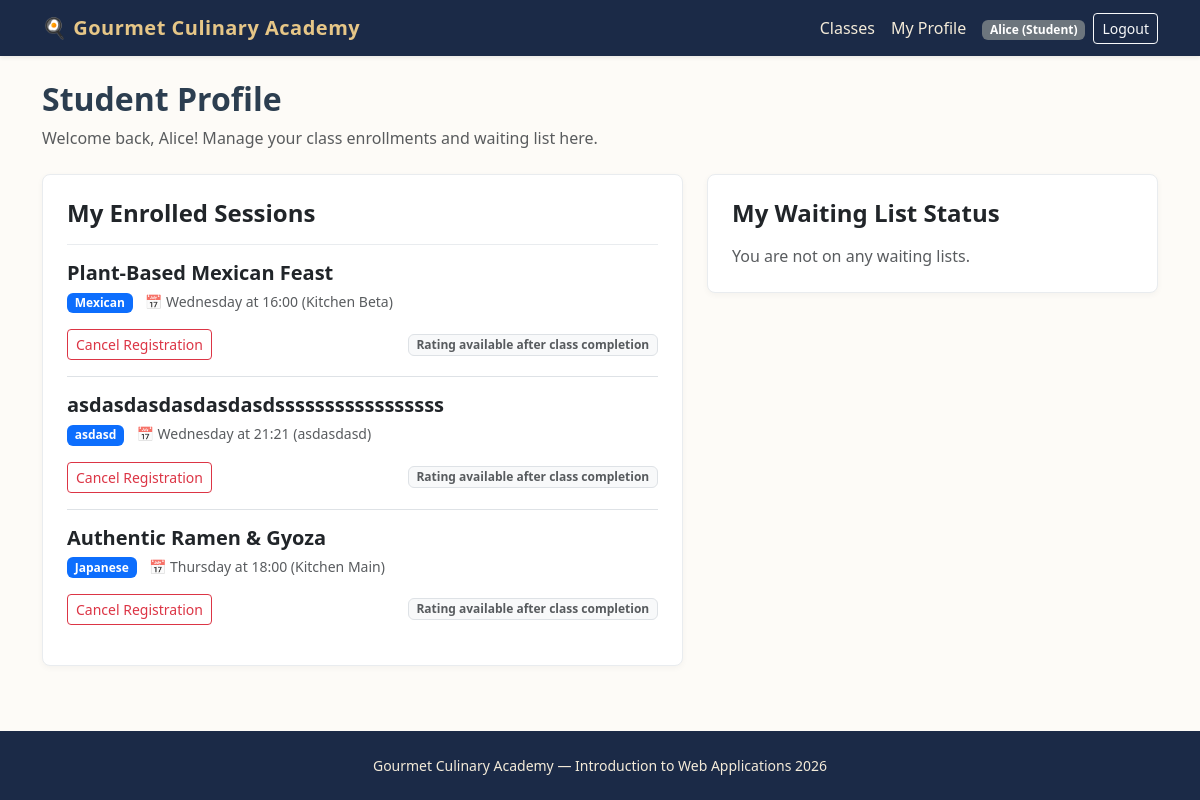
Page /student/profile (signed in) on the earlier database version.
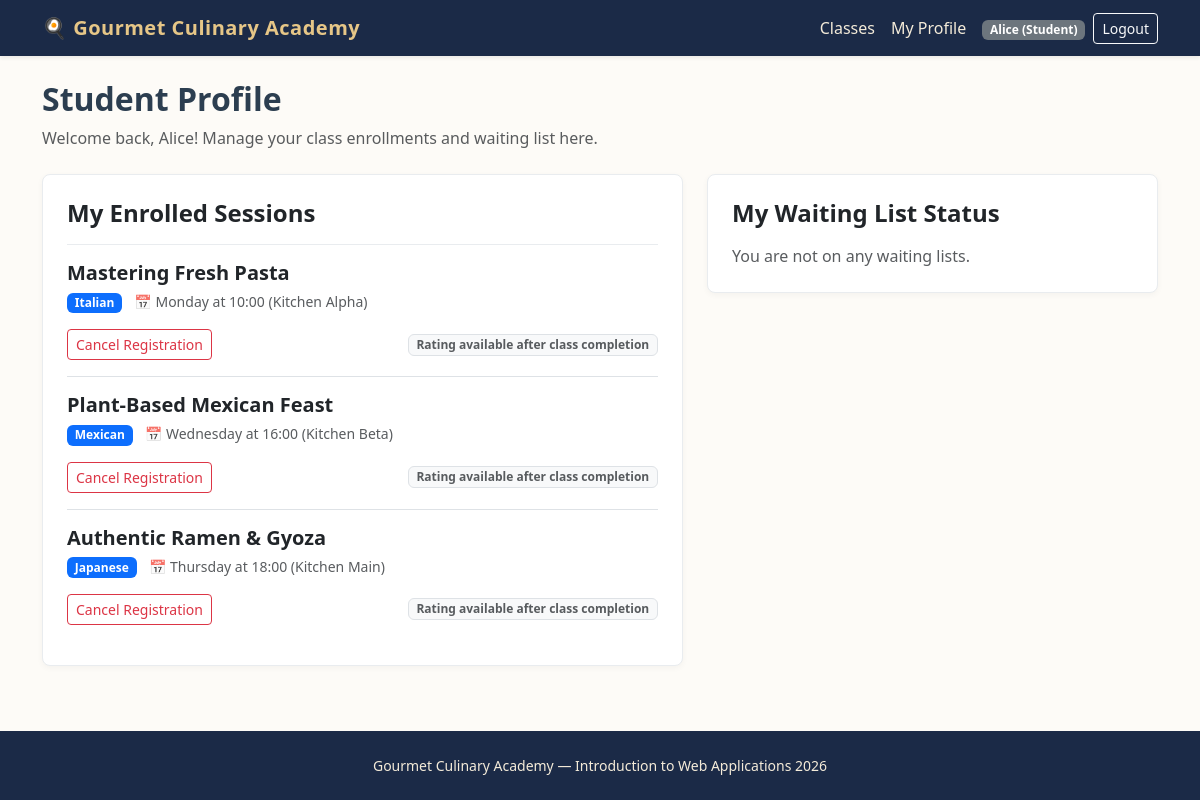
Same page on the later database version.
### tables this page shows
CREATE TABLE enrollments (
    id INTEGER PRIMARY KEY AUTOINCREMENT,
    student_id INTEGER NOT NULL,
    session_id INTEGER NOT NULL,
    FOREIGN KEY (student_id) REFERENCES users(id) ON DELETE CASCADE,
    FOREIGN KEY (session_id) REFERENCES class_sessions(id) ON DELETE CASCADE,
    UNIQUE(student_id, session_id)
);

CREATE TABLE cooking_classes (
    id INTEGER PRIMARY KEY AUTOINCREMENT,
    manager_id INTEGER NOT NULL,
    title TEXT NOT NULL UNIQUE,
    cuisine TEXT NOT NULL,
    difficulty TEXT NOT NULL CHECK(difficulty IN ('Beginner', 'Intermediate', 'Advanced')),
    duration INTEGER NOT NULL,
    dietary_category TEXT NOT NULL CHECK(dietary_category IN ('Standard', 'Vegetarian', 'Vegan', 'Gluten-free')),
    chef_name TEXT NOT NULL,
    ingredients TEXT NOT NULL, -- Virgülle ayrılmış en az 4 malzeme
    description TEXT NOT NULL,
    photo_1 TEXT NOT NULL,
    photo_2 TEXT NOT NULL,
    photo_3 TEXT NOT NULL,
    FOREIGN KEY (manager_id) REFERENCES users(id) ON DELETE CASCADE
);

CREATE TABLE class_sessions (
    id INTEGER PRIMARY KEY AUTOINCREMENT,
    class_id INTEGER NOT NULL,
    day_of_week TEXT NOT NULL CHECK(day_of_week IN ('Monday', 'Tuesday', 'Wednesday', 'Thursday', 'Friday', 'Saturday', 'Sunday')),
    start_time TEXT NOT NULL, -- HH:MM formatında
    kitchen_name TEXT NOT NULL,
    max_capacity INTEGER NOT NULL DEFAULT 10,
    FOREIGN KEY (class_id) REFERENCES cooking_classes(id) ON DELETE CASCADE
);

### routes/student_routes.py (the view)
@student_bp.route("/profile")
@login_required
def profile():
    raw_enrollments = get_student_enrollments(current_user.id)
    waiting_sessions = get_student_waiting_list(current_user.id)
    processed_enrollments = []
    for item in raw_enrollments:
        enroll_data = dict(item)
        day = enroll_data.get("day_of_week")
        time_str = enroll_data.get("start_time")
        enroll_data["is_past"] = is_session_past(day, time_str)
        enroll_data["can_cancel"] = can_cancel_enrollment(day, time_str)
        processed_enrollments.append(enroll_data)
    return render_template(
        "student/profile.html",
        enrollments=processed_enrollments,
        waiting_sessions=waiting_sessions,
    )

### app.py (called while the page is built)
@app.after_request
def add_header(response):
    response.headers["Cache-Control"] = (
        "no-store, no-cache, must-revalidate, post-check=0, pre-check=0, max-age=0"
    )
    response.headers["Pragma"] = "no-cache"
    response.headers["Expires"] = "-1"
    return response

@login_manager.user_loader
def load_user(user_id):
    row = get_user_by_id(user_id)
    if row:
        return User(
            user_id=row["id"],
            email=row["email"],
            first_name=row["first_name"],
            last_name=row["last_name"],
            role=row["role"]
        )
    return None

### dao/user_dao.py (called while the page is built)
def get_user_by_id(user_id):
    conn = get_db()
    cursor = conn.cursor()
    cursor.execute("SELECT * FROM users WHERE id = ?", (user_id,))
    user = cursor.fetchone()
    close_db(conn)
    return user

### database/database.py (called while the page is built)
def get_db():
    conn = sqlite3.connect(DATABASE, timeout=10.0)
    conn.row_factory = sqlite3.Row
    conn.execute("PRAGMA foreign_keys = ON")
    return conn

### routes/student_routes.py (called while the page is built)
@student_bp.before_request
@login_required
def check_student_role():
    if current_user.role != "Student":
        flash("Access denied. Student privileges required.", "danger")
        return redirect(url_for("home.index"))

### templates/student/profile.html (shortened to what the changed rows need)
{% extends "base.html" %}
{% block content %}
<header class="mb-4">
    <h1 class="h2 fw-bold">Student Profile</h1>
</header>
<div class="row g-4">
    <section class="col-lg-7">
        <div class="card card-culinary p-4 mb-4">
            <h2 class="h4 fw-bold mb-3">My Enrolled Sessions</h2>
            {% if enrollments %}
                <div class="list-group list-group-flush">
                    {% for e in enrollments %}
                        <div class="list-group-item bg-transparent px-0 py-3">
                            <div class="d-flex justify-content-between align-items-start mb-2">
                                <div>
                                    <h3 class="h5 fw-bold mb-1">{{ e.class_title }}</h3>
                                    <span class="badge bg-primary">{{ e.cuisine }}</span>
                                    <span class="text-muted small ms-2">📅 {{ e.day_of_week }} at {{ e.start_time }} ({{ e.kitchen_name }})</span>
                                </div>
                            </div>
                            <div class="d-flex justify-content-between align-items-center mt-3 flex-wrap gap-2">
                                <form method="post" action="{{ url_for('student.cancel', session_id=e.session_id) }}">
                                    <button type="submit" class="btn btn-sm btn-outline-danger" onclick="return confirm('Are you sure you want to cancel this enrollment?')">Cancel Registration</button>
                                </form>
                                {% if e.is_past %}
                                    <form method="post" action="{{ url_for('student.rate_session', session_id=e.session_id) }}" class="d-flex align-items-center gap-1">
                                        <select name="score" class="form-select form-select-sm" required>
                                            <option value="" disabled selected>Rate</option>
                                            <option value="5">5 ⭐⭐⭐⭐⭐</option>
                                            <option value="4">4 ⭐⭐⭐⭐</option>
                                            <option value="3">3 ⭐⭐⭐</option>
                                            <option value="2">2 ⭐⭐</option>
                                            <option value="1">1 ⭐</option>
                                        </select>
                                        <button type="submit" class="btn btn-sm btn-warning">Submit</button>
                                    </form>
                                {% else %}
                                    <span class="badge bg-light text-muted border">Rating available after class completion</span>
                                {% endif %}
                            </div>
                        </div>
                    {% endfor %}
                </div>
            {% else %}
                <p class="text-muted mb-0">You are not currently enrolled in any cooking classes.</p>
            {% endif %}
        </div>
    </section>
    <section class="col-lg-5">
        <div class="card card-culinary p-4">
            <h2 class="h4 fw-bold mb-3">My Waiting List Status</h2>
        </div>
    </section>
</div>
{% endblock %}

Differences in the rows shown:
removed enrollments: class_title "asdasdasdasdasdasdsssssssssssssssss", cuisine "asdasd", day_of_week "Wednesday", start_time "21:21", kitchen_name "asdasdasd"
added enrollments: class_title "Mastering Fresh Pasta", cuisine "Italian", day_of_week "Monday", start_time "10:00", kitchen_name "Kitchen Alpha"
